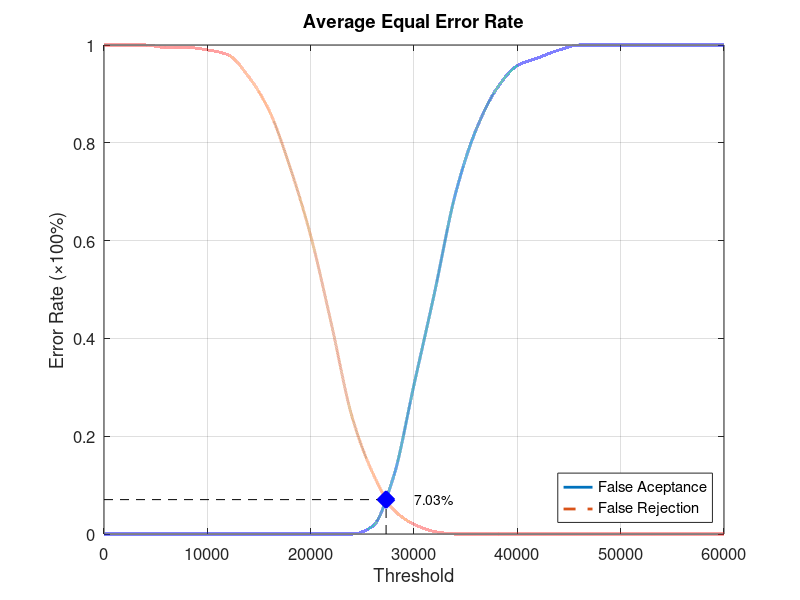
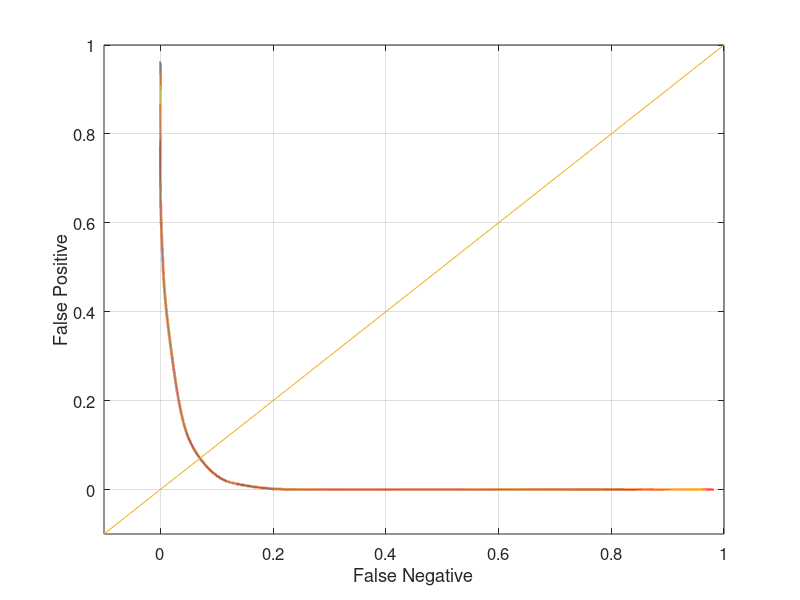

MATLAB code to generate these figures, in order:
function yEER = Database5_1
close all;
clear;
clc;
x = 0:2000:60000;
xq = 0:0.5:60000;

y0 = [0 0 0 0 0 0 0 0 0 0 0 0 0 0.0157895 0.115789 0.305263 0.494737 0.694737 0.826316 0.910526 0.957895 0.973684 0.989474 1 1 1 1 1 1 1 1];
yy0 = interp1(x, y0, xq, 'pchip');
y1 = [1 1 1 0.995 0.995 0.99 0.98 0.935 0.865 0.75 0.61 0.43 0.24 0.125 0.05 0.02 0.005 0 0 0 0 0 0 0 0 0 0 0 0 0 0];
yy1 = interp1(x, y1, xq, 'pchip');

% Calculating EER: 
y2 = abs(y0 - y1);
find(y2 == min(y2))
yy2 = abs(yy0 - yy1);
xEER = find(yy2 == min(yy2));
xEERIndex = xq(xEER) % X-axis EER
yEER = yy0(xEER) % Y-axis EER

main = figure
plot(xq, yy0,'-','LineWidth', 2);	hold on
plot(xq, yy1,'--','LineWidth', 2);	hold on
plot([xEERIndex xEERIndex], [0 yEER], 'k--');	hold on
plot([0 xEERIndex], [yEER yEER], 'k--');	hold on
plot(xEERIndex, yEER, 'bx', 'LineWidth', 10);	hold on
text(xEERIndex + 10 * xEERIndex / 100, yEER, [num2str(round((10000 * yEER)) / 100) '%'])
legend('False Aceptance', 'False Rejection', 'Location', 'SouthEast')
xlabel('Threshold')
ylabel('Error Rate (\times100%)')
title('Average Equal Error Rate')
set(gca, 'FontSize', 12)
axis([0 60000 0 1])
grid on

print(main, 'Database5_1Main', '-dpng');
FNRxFPR = figure('Color', [1 1 1]);
plot(yy1, yy0, '-', yy1, yy0, 'LineWidth', 2);
hold on
y = -0.1:0.1:1
plot(y, y); 
set(gca, 'FontSize', 12)
xlabel('False Negative')
ylabel('False Positive')
axis([-0.1 1 -0.1 1])
set(gca, 'FontSize', 12)
grid on

print(FNRxFPR, 'Database5_1FNRxFPR','-dpng');
end
